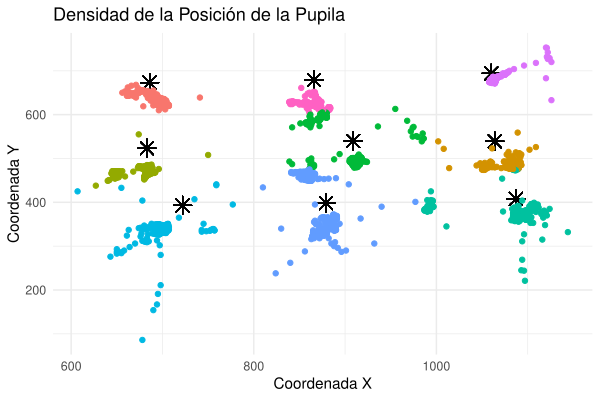

This chart was generated by the following R code:
# Instalar y cargar las bibliotecas necesarias
if (!requireNamespace("jsonlite", quietly = TRUE)) {
  install.packages("jsonlite")
}
library(jsonlite)
library(dplyr)
library(tidyr)
library(ggplot2)
if (!requireNamespace("viridis", quietly = TRUE)) {
  install.packages("viridis")
}
library(viridis)

# Quitar notación científica
options(scipen=999)

# Seleccionar el archivo
path <- file.choose()

# Función para leer y modificar datos del eye tracker
read_tobii_eye_data <- function(path) {
  # Leer todas las líneas del archivo
  lines <- readLines(path)
  
  # Inicializar una lista para almacenar las coordenadas
  locs <- list()
  
  # Definimos los puntos de referencia
  puntos <- data.frame(
    x = c(686, 866, 1060, 683, 909, 1064, 722, 879, 1087),
    y = c(1080-407, 1080-401, 1080-386, 1080-557, 1080-540, 1080-541, 1080-687, 1080-682, 1080-672)
  )
  
  distancia <- function(x1, y1, x2, y2) {
    sqrt((x2 - x1)^2 + (y2 - y1)^2)
  }
  
  # Iterar sobre cada línea
  for (i in seq_along(lines)) {
    line <- lines[i]
    
    # Intentar convertir la línea JSON en un objeto list
    js <- tryCatch(jsonlite::fromJSON(line), error = function(e) {
      message("Error al analizar JSON en la línea ", i, ": ", e)
      return(NULL)
    })
    
    # Si el objeto JSON es NULL (error al analizar), pasar a la siguiente línea
    if (is.null(js)) {
      next
    }
    
    # Comprobar si el tipo es "gaze" y si hay datos de pupilas
    if (js$type == "gaze" && !is.null(js$data$eyeright$pupildiameter)) {
      # Extraer coordenadas de origen de la mirada del ojo derecho
      rx <- js$data$gaze2d[1]
      ry <- js$data$gaze2d[2]
      
      # Convertir las coordenadas a valores enteros
      x <- as.integer((rx) * 1920)
      y <- 1080 - as.integer((ry) * 1080)
      
      # Extraer el timestamp
      timestamp <- as.numeric(js$timestamp)
      
      # Calcular distancias a todos los puntos de referencia y diferencias en x y y
      distancias <- apply(puntos, 1, function(p) distancia(p[1], p[2], x, y))
      dif_x <- (x - puntos$x)*(1920/832) 
      dif_y <- (y - puntos$y)*(1080/465.5)
      p_x <- puntos$x
      p_y <- puntos$y
      
      # Determinar el grupo con la mínima distancia
      group <- which.min(distancias)
      
      group_colors <- c("blue", "yellow", "red", "green", "magenta", "brown", "pink", "purple", "orange")
      
      # Agregar los datos x, y, timestamp a la lista
      locs[[length(locs) + 1]] <- c(x, y, group_colors[group], min(distancias), dif_x[group], dif_y[group], p_x[group], p_y[group])
    }
  }
  
  # Convertir la lista en un dataframe para facilitar su manejo
  locs_df <- as.data.frame(do.call(rbind, locs))
  colnames(locs_df) <- c("x", "y", "group", "distance", "dif_x", "dif_y", "p_x", "p_y")
  
  return(locs_df)
}

# Leer los datos del archivo JSON
locs_df <- read_tobii_eye_data(path)

# Convertir las columnas x y y a numérico
locs_df$x <- as.numeric(as.character(locs_df$x))
locs_df$y <- as.numeric(as.character(locs_df$y))
locs_df <- locs_df %>% filter(!is.na(x) & !is.na(y))
write.csv(locs_df, file = "/home/luiszamora/Documentos/Eyetracker/tobii/liz/lizexp2-2.csv", row.names = FALSE)

# Densidad de puntos
ggplot(locs_df, aes(x = x, y = y)) +
  geom_point(aes(x = 686, y = 1080 - 407), color = "black", shape = 8, size = 4) +
  geom_point(aes(x = 866, y = 1080 - 401), color = "black", shape = 8, size = 4) +
  geom_point(aes(x = 1060, y = 1080 - 386), color = "black", shape = 8, size = 4) +
  geom_point(aes(x = 683, y = 1080 - 557), color = "black", shape = 8, size = 4) +
  geom_point(aes(x = 909, y = 1080 - 540), color = "black", shape = 8, size = 4) +
  geom_point(aes(x = 1064, y = 1080 - 541), color = "black", shape = 8, size = 4) +
  geom_point(aes(x = 722, y = 1080 - 687), color = "black", shape = 8, size = 4) +
  geom_point(aes(x = 879, y = 1080 - 682), color = "black", shape = 8, size = 4) +
  geom_point(aes(x = 1087, y = 1080 - 672), color = "black", shape = 8, size = 4) +
  geom_point(aes(color = group), alpha = 1) +
  theme_minimal() +
  theme(legend.position = "none") +
  labs(title = "Densidad de la Posición de la Pupila",
       x = "Coordenada X",
       y = "Coordenada Y")
